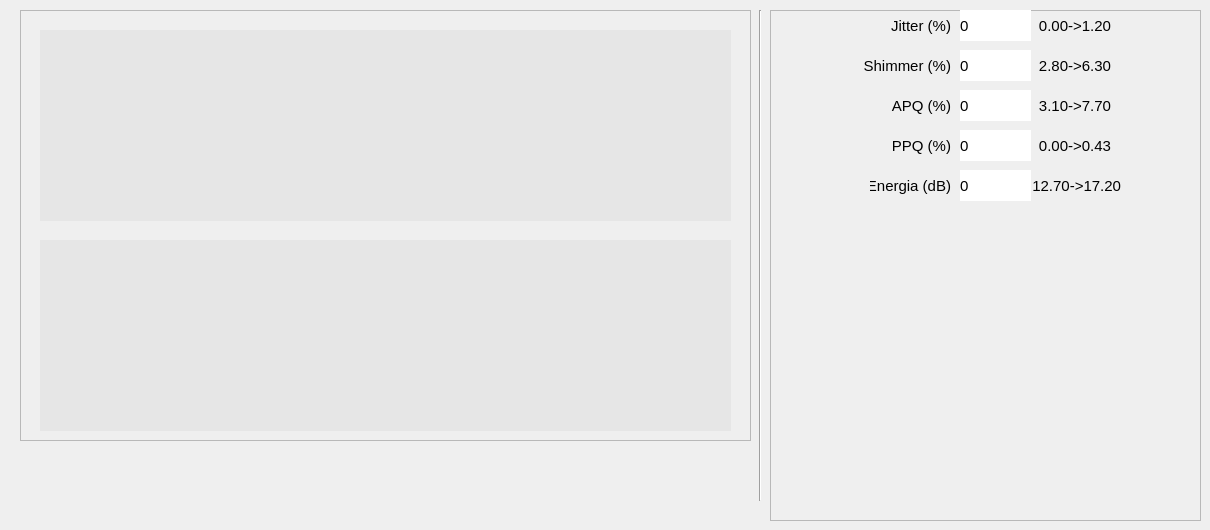
    <widget class="QWidget" name="tab_2">
     <attribute name="title">
      <string>Fonación</string>
     </attribute>
     <widget class="QFrame" name="frame_2">
      <property name="geometry">
       <rect>
        <x>20</x>
        <y>10</y>
        <width>731</width>
        <height>431</height>
       </rect>
      </property>
      <property name="frameShape">
       <enum>QFrame::StyledPanel</enum>
      </property>
      <property name="frameShadow">
       <enum>QFrame::Raised</enum>
      </property>
      <widget class="QCustomPlot" name="customPlot_2" native="true">
       <property name="geometry">
        <rect>
         <x>20</x>
         <y>20</y>
         <width>691</width>
         <height>191</height>
        </rect>
       </property>
       <property name="styleSheet">
        <string notr="true">background-color: rgb(230, 230, 230);</string>
       </property>
      </widget>
      <widget class="QCustomPlot" name="customPlot_3" native="true">
       <property name="geometry">
        <rect>
         <x>20</x>
         <y>230</y>
         <width>691</width>
         <height>191</height>
        </rect>
       </property>
       <property name="styleSheet">
        <string notr="true">background-color: rgb(230, 230, 230);</string>
       </property>
      </widget>
     </widget>
     <widget class="QFrame" name="frame_3">
      <property name="geometry">
       <rect>
        <x>770</x>
        <y>10</y>
        <width>431</width>
        <height>511</height>
       </rect>
      </property>
      <property name="frameShape">
       <enum>QFrame::StyledPanel</enum>
      </property>
      <property name="frameShadow">
       <enum>QFrame::Raised</enum>
      </property>
      <widget class="QLabel" name="label_8">
       <property name="geometry">
        <rect>
         <x>190</x>
         <y>0</y>
         <width>71</width>
         <height>31</height>
        </rect>
       </property>
       <property name="font">
        <font>
         <pointsize>11</pointsize>
        </font>
       </property>
       <property name="styleSheet">
        <string notr="true">background-color: rgb(255, 255, 255);
border-color: rgb(0, 0, 0);</string>
       </property>
       <property name="text">
        <string>0</string>
       </property>
      </widget>
      <widget class="QLabel" name="label_3">
       <property name="geometry">
        <rect>
         <x>100</x>
         <y>0</y>
         <width>81</width>
         <height>31</height>
        </rect>
       </property>
       <property name="font">
        <font>
         <pointsize>11</pointsize>
        </font>
       </property>
       <property name="text">
        <string>Jitter (%)</string>
       </property>
       <property name="alignment">
        <set>Qt::AlignRight|Qt::AlignTrailing|Qt::AlignVCenter</set>
       </property>
      </widget>
      <widget class="QLabel" name="label_10">
       <property name="geometry">
        <rect>
         <x>190</x>
         <y>80</y>
         <width>71</width>
         <height>31</height>
        </rect>
       </property>
       <property name="font">
        <font>
         <pointsize>11</pointsize>
        </font>
       </property>
       <property name="styleSheet">
        <string notr="true">background-color: rgb(255, 255, 255);
border-color: rgb(0, 0, 0);</string>
       </property>
       <property name="text">
        <string>0</string>
       </property>
      </widget>
      <widget class="QLabel" name="label_12">
       <property name="geometry">
        <rect>
         <x>190</x>
         <y>160</y>
         <width>71</width>
         <height>31</height>
        </rect>
       </property>
       <property name="font">
        <font>
         <pointsize>11</pointsize>
        </font>
       </property>
       <property name="styleSheet">
        <string notr="true">background-color: rgb(255, 255, 255);
border-color: rgb(0, 0, 0);</string>
       </property>
       <property name="text">
        <string>0</string>
       </property>
      </widget>
      <widget class="QLabel" name="label_4">
       <property name="geometry">
        <rect>
         <x>90</x>
         <y>40</y>
         <width>91</width>
         <height>31</height>
        </rect>
       </property>
       <property name="font">
        <font>
         <pointsize>11</pointsize>
        </font>
       </property>
       <property name="text">
        <string>Shimmer (%)</string>
       </property>
       <property name="alignment">
        <set>Qt::AlignRight|Qt::AlignTrailing|Qt::AlignVCenter</set>
       </property>
      </widget>
      <widget class="QLabel" name="label_11">
       <property name="geometry">
        <rect>
         <x>190</x>
         <y>120</y>
         <width>71</width>
         <height>31</height>
        </rect>
       </property>
       <property name="font">
        <font>
         <pointsize>11</pointsize>
        </font>
       </property>
       <property name="styleSheet">
        <string notr="true">background-color: rgb(255, 255, 255);
border-color: rgb(0, 0, 0);</string>
       </property>
       <property name="text">
        <string>0</string>
       </property>
      </widget>
      <widget class="QLabel" name="label_9">
       <property name="geometry">
        <rect>
         <x>190</x>
         <y>40</y>
         <width>71</width>
         <height>31</height>
        </rect>
       </property>
       <property name="font">
        <font>
         <pointsize>11</pointsize>
        </font>
       </property>
       <property name="styleSheet">
        <string notr="true">background-color: rgb(255, 255, 255);
border-color: rgb(0, 0, 0);</string>
       </property>
       <property name="text">
        <string>0</string>
       </property>
      </widget>
      <widget class="QLabel" name="label_5">
       <property name="geometry">
        <rect>
         <x>100</x>
         <y>80</y>
         <width>81</width>
         <height>31</height>
        </rect>
       </property>
       <property name="font">
        <font>
         <pointsize>11</pointsize>
        </font>
       </property>
       <property name="text">
        <string>APQ (%)</string>
       </property>
       <property name="alignment">
        <set>Qt::AlignRight|Qt::AlignTrailing|Qt::AlignVCenter</set>
       </property>
      </widget>
      <widget class="QLabel" name="label_7">
       <property name="geometry">
        <rect>
         <x>100</x>
         <y>160</y>
         <width>81</width>
         <height>31</height>
        </rect>
       </property>
       <property name="font">
        <font>
         <pointsize>11</pointsize>
        </font>
       </property>
       <property name="text">
        <string>Energia (dB)</string>
       </property>
       <property name="alignment">
        <set>Qt::AlignRight|Qt::AlignTrailing|Qt::AlignVCenter</set>
       </property>
      </widget>
      <widget class="QLabel" name="label_6">
       <property name="geometry">
        <rect>
         <x>110</x>
         <y>120</y>
         <width>71</width>
         <height>31</height>
        </rect>
       </property>
       <property name="font">
        <font>
         <pointsize>11</pointsize>
        </font>
       </property>
       <property name="text">
        <string>PPQ (%)</string>
       </property>
       <property name="alignment">
        <set>Qt::AlignRight|Qt::AlignTrailing|Qt::AlignVCenter</set>
       </property>
      </widget>
      <widget class="QLabel" name="label_93">
       <property name="geometry">
        <rect>
         <x>260</x>
         <y>0</y>
         <width>81</width>
         <height>31</height>
        </rect>
       </property>
       <property name="font">
        <font>
         <pointsize>11</pointsize>
        </font>
       </property>
       <property name="text">
        <string>0.00-&gt;1.20</string>
       </property>
       <property name="alignment">
        <set>Qt::AlignRight|Qt::AlignTrailing|Qt::AlignVCenter</set>
       </property>
      </widget>
      <widget class="QLabel" name="label_94">
       <property name="geometry">
        <rect>
         <x>260</x>
         <y>40</y>
         <width>81</width>
         <height>31</height>
        </rect>
       </property>
       <property name="font">
        <font>
         <pointsize>11</pointsize>
        </font>
       </property>
       <property name="text">
        <string>2.80-&gt;6.30</string>
       </property>
       <property name="alignment">
        <set>Qt::AlignRight|Qt::AlignTrailing|Qt::AlignVCenter</set>
       </property>
      </widget>
      <widget class="QLabel" name="label_95">
       <property name="geometry">
        <rect>
         <x>260</x>
         <y>80</y>
         <width>81</width>
         <height>31</height>
        </rect>
       </property>
       <property name="font">
        <font>
         <pointsize>11</pointsize>
        </font>
       </property>
       <property name="text">
        <string>3.10-&gt;7.70</string>
       </property>
       <property name="alignment">
        <set>Qt::AlignRight|Qt::AlignTrailing|Qt::AlignVCenter</set>
       </property>
      </widget>
      <widget class="QLabel" name="label_96">
       <property name="geometry">
        <rect>
         <x>260</x>
         <y>120</y>
         <width>81</width>
         <height>31</height>
        </rect>
       </property>
       <property name="font">
        <font>
         <pointsize>11</pointsize>
        </font>
       </property>
       <property name="text">
        <string>0.00-&gt;0.43</string>
       </property>
       <property name="alignment">
        <set>Qt::AlignRight|Qt::AlignTrailing|Qt::AlignVCenter</set>
       </property>
      </widget>
      <widget class="QLabel" name="label_97">
       <property name="geometry">
        <rect>
         <x>260</x>
         <y>160</y>
         <width>91</width>
         <height>31</height>
        </rect>
       </property>
       <property name="font">
        <font>
         <pointsize>11</pointsize>
        </font>
       </property>
       <property name="text">
        <string>12.70-&gt;17.20</string>
       </property>
       <property name="alignment">
        <set>Qt::AlignRight|Qt::AlignTrailing|Qt::AlignVCenter</set>
       </property>
      </widget>
      <widget class="QLabel" name="radarPhon">
       <property name="geometry">
        <rect>
         <x>69</x>
         <y>198</y>
         <width>311</width>
         <height>301</height>
        </rect>
       </property>
       <property name="text">
        <string/>
       </property>
      </widget>
     </widget>
     <widget class="Line" name="line">
      <property name="geometry">
       <rect>
        <x>750</x>
        <y>10</y>
        <width>20</width>
        <height>491</height>
       </rect>
      </property>
      <property name="orientation">
       <enum>Qt::Vertical</enum>
      </property>
     </widget>
     <zorder>frame_3</zorder>
     <zorder>frame_2</zorder>
     <zorder>line</zorder>
    </widget>
